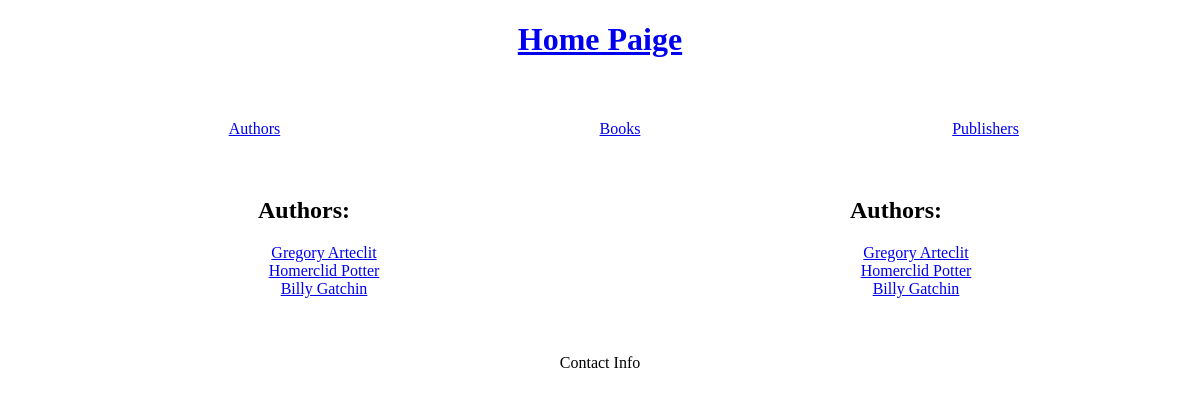
Screenshot of /authors/ with the database file from the repository.
### pages/models.py (models this page shows, shortened)
class Author(models.Model):
    name = models.CharField(max_length=100, unique=True)
    age = models.IntegerField()

### pages/views.py (the view)
# urls.py: path('authors/', authors, name='authors'),
def authors(request):
    all_authors = Author.objects.all()
    return render(request, 'authors.html', {'authors': all_authors, 'all_authors': all_authors})

### templates/authors.html (shortened to what this page needs)
{% extends 'base.html' %}
{% block content %}
    <h2>Authors:</h2>
    <ul>
        {% for author in authors %}
        <li><a href="{% url 'authors_books_information' %}?author={{ author.name }}">{{ author.name }}</a></li>
        {% endfor %}
    </ul>
{% endblock content%}

### templates/base.html (shortened to what this page needs)
<!DOCTYPE html>
<html lang="en">
<head>
</head>
<body>
    <header>
        {% block header %}
        <h1><a href="{% url 'home_page' %}">Home Paige</a></h1>
        {% endblock header %}
    </header>
    <nav>
        {% block nav_bar %}
        <ul class="nav_bar">
            <li><a href="{% url 'authors' %}">Authors</a></li>
            <li><a href="{% url 'books' %}">Books</a></li>
            <li><a href="{% url 'publishers' %}">Publishers</a></li>
        </ul>
        {% endblock nav_bar %}
    </nav>
    <main>
        <div>
            {% block sidebar %}
            <h2>Authors:</h2>
            <ul>
            {% for author in authors %}
                <li><a href="{% url 'authors_books_information' %}?author={{ author.name }}">{{ author.name }}</a></li>
            {% endfor %}
            </ul>
            {% endblock sidebar %}
        </div>
        <div>
            {% block content %}{% endblock content %}
        </div>
    </main>
    <footer>
        {% block footer %}
        <p>Contact Info</p>
        {% endblock footer %}
    </footer>
</body>
</html>

### templates/base.html (style rules this page uses)
header { text-align: center; }
nav { text-align: center; padding: 2%; }
nav ul { display: flex; }
nav ul li { flex: 1; text-align: center; }
ul { list-style-type: none; }
main { display: flex; }
main div { flex: 1; text-align: center; }
footer { text-align: center; padding: 2%; }

### rows the page displays
Author: name "Gregory Arteclit"
Author: name "Homerclid Potter"
Author: name "Billy Gatchin"
